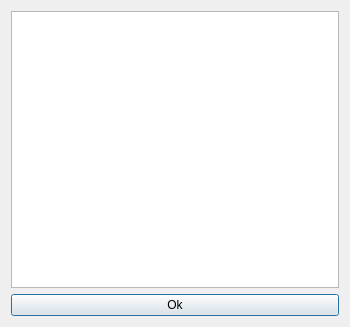
<?xml version="1.0" encoding="UTF-8"?>
<ui version="4.0">
 <class>Dialog</class>
 <widget class="QDialog" name="Dialog">
  <property name="geometry">
   <rect>
    <x>0</x>
    <y>0</y>
    <width>350</width>
    <height>327</height>
   </rect>
  </property>
  <property name="windowTitle">
   <string>Dialog</string>
  </property>
  <layout class="QGridLayout" name="gridLayout_2">
   <item row="0" column="0">
    <layout class="QGridLayout" name="gridLayout">
     <item row="0" column="0" colspan="2">
      <widget class="QTextBrowser" name="error_Browser"/>
     </item>
     <item row="1" column="0" colspan="2">
      <widget class="QPushButton" name="ok_button">
       <property name="text">
        <string>Ok</string>
       </property>
      </widget>
     </item>
    </layout>
   </item>
  </layout>
 </widget>
 <resources/>
 <connections/>
</ui>
